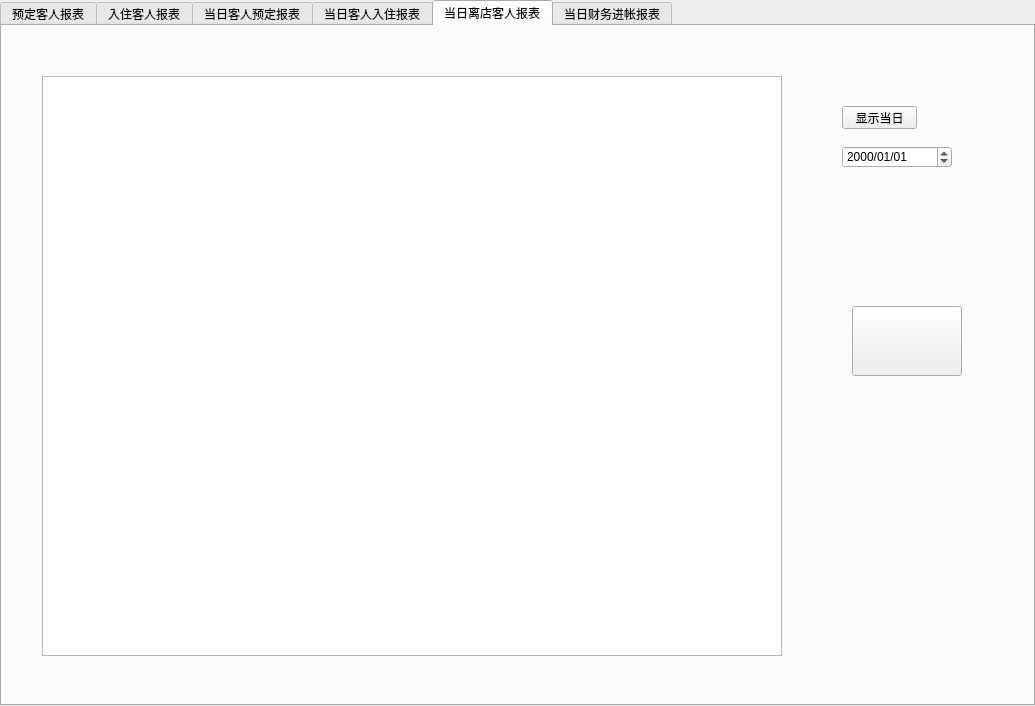
<?xml version="1.0" encoding="UTF-8"?>
<ui version="4.0">
 <class>Report_management</class>
 <widget class="QWidget" name="Report_management">
  <property name="geometry">
   <rect>
    <x>0</x>
    <y>0</y>
    <width>1035</width>
    <height>706</height>
   </rect>
  </property>
  <property name="windowTitle">
   <string>Report_management</string>
  </property>
  <widget class="QTabWidget" name="tabWidget">
   <property name="geometry">
    <rect>
     <x>0</x>
     <y>0</y>
     <width>1035</width>
     <height>706</height>
    </rect>
   </property>
   <property name="tabPosition">
    <enum>QTabWidget::North</enum>
   </property>
   <property name="tabShape">
    <enum>QTabWidget::Rounded</enum>
   </property>
   <property name="currentIndex">
    <number>4</number>
   </property>
   <property name="documentMode">
    <bool>false</bool>
   </property>
   <property name="tabsClosable">
    <bool>false</bool>
   </property>
   <property name="movable">
    <bool>true</bool>
   </property>
   <property name="tabBarAutoHide">
    <bool>false</bool>
   </property>
   <widget class="QWidget" name="tab">
    <attribute name="title">
     <string>预定客人报表</string>
    </attribute>
    <widget class="QTableView" name="tableView_2">
     <property name="geometry">
      <rect>
       <x>40</x>
       <y>50</y>
       <width>740</width>
       <height>580</height>
      </rect>
     </property>
    </widget>
    <widget class="QPushButton" name="pushButton_10">
     <property name="geometry">
      <rect>
       <x>850</x>
       <y>280</y>
       <width>110</width>
       <height>70</height>
      </rect>
     </property>
     <property name="text">
      <string/>
     </property>
    </widget>
   </widget>
   <widget class="QWidget" name="tab_2">
    <attribute name="title">
     <string>入住客人报表</string>
    </attribute>
    <widget class="QTableView" name="tableView_3">
     <property name="geometry">
      <rect>
       <x>40</x>
       <y>50</y>
       <width>740</width>
       <height>580</height>
      </rect>
     </property>
    </widget>
    <widget class="QPushButton" name="pushButton_11">
     <property name="geometry">
      <rect>
       <x>850</x>
       <y>280</y>
       <width>110</width>
       <height>70</height>
      </rect>
     </property>
     <property name="text">
      <string/>
     </property>
    </widget>
   </widget>
   <widget class="QWidget" name="tab_3">
    <attribute name="title">
     <string>当日客人预定报表</string>
    </attribute>
    <widget class="QTableView" name="tableView_4">
     <property name="geometry">
      <rect>
       <x>40</x>
       <y>50</y>
       <width>740</width>
       <height>580</height>
      </rect>
     </property>
    </widget>
    <widget class="QPushButton" name="pushButton_12">
     <property name="geometry">
      <rect>
       <x>850</x>
       <y>280</y>
       <width>110</width>
       <height>70</height>
      </rect>
     </property>
     <property name="text">
      <string/>
     </property>
    </widget>
    <widget class="QDateEdit" name="dateEdit_5">
     <property name="geometry">
      <rect>
       <x>840</x>
       <y>120</y>
       <width>110</width>
       <height>22</height>
      </rect>
     </property>
     <property name="displayFormat">
      <string>yyyy/MM/dd</string>
     </property>
    </widget>
    <widget class="QPushButton" name="pushButton_4">
     <property name="geometry">
      <rect>
       <x>840</x>
       <y>80</y>
       <width>75</width>
       <height>23</height>
      </rect>
     </property>
     <property name="text">
      <string>显示当日</string>
     </property>
    </widget>
   </widget>
   <widget class="QWidget" name="tab_4">
    <attribute name="title">
     <string>当日客人入住报表</string>
    </attribute>
    <widget class="QTableView" name="tableView_5">
     <property name="geometry">
      <rect>
       <x>40</x>
       <y>50</y>
       <width>740</width>
       <height>580</height>
      </rect>
     </property>
    </widget>
    <widget class="QPushButton" name="pushButton_13">
     <property name="geometry">
      <rect>
       <x>850</x>
       <y>280</y>
       <width>110</width>
       <height>70</height>
      </rect>
     </property>
     <property name="text">
      <string/>
     </property>
    </widget>
    <widget class="QPushButton" name="pushButton_2">
     <property name="geometry">
      <rect>
       <x>840</x>
       <y>80</y>
       <width>75</width>
       <height>23</height>
      </rect>
     </property>
     <property name="text">
      <string>显示当日</string>
     </property>
    </widget>
    <widget class="QDateEdit" name="dateEdit_3">
     <property name="geometry">
      <rect>
       <x>840</x>
       <y>120</y>
       <width>110</width>
       <height>22</height>
      </rect>
     </property>
     <property name="displayFormat">
      <string>yyyy/MM/dd</string>
     </property>
    </widget>
   </widget>
   <widget class="QWidget" name="tab_5">
    <attribute name="title">
     <string>当日离店客人报表</string>
    </attribute>
    <widget class="QTableView" name="tableView_6">
     <property name="geometry">
      <rect>
       <x>40</x>
       <y>50</y>
       <width>740</width>
       <height>580</height>
      </rect>
     </property>
    </widget>
    <widget class="QPushButton" name="pushButton_14">
     <property name="geometry">
      <rect>
       <x>850</x>
       <y>280</y>
       <width>110</width>
       <height>70</height>
      </rect>
     </property>
     <property name="text">
      <string/>
     </property>
    </widget>
    <widget class="QDateEdit" name="dateEdit_4">
     <property name="geometry">
      <rect>
       <x>840</x>
       <y>120</y>
       <width>110</width>
       <height>22</height>
      </rect>
     </property>
     <property name="displayFormat">
      <string>yyyy/MM/dd</string>
     </property>
    </widget>
    <widget class="QPushButton" name="pushButton_3">
     <property name="geometry">
      <rect>
       <x>840</x>
       <y>80</y>
       <width>75</width>
       <height>23</height>
      </rect>
     </property>
     <property name="text">
      <string>显示当日</string>
     </property>
    </widget>
   </widget>
   <widget class="QWidget" name="tab_6">
    <attribute name="title">
     <string>当日财务进帐报表</string>
    </attribute>
    <widget class="QPushButton" name="pushButton_15">
     <property name="geometry">
      <rect>
       <x>850</x>
       <y>280</y>
       <width>110</width>
       <height>70</height>
      </rect>
     </property>
     <property name="text">
      <string/>
     </property>
    </widget>
    <widget class="QChartView" name="chartView" native="true">
     <property name="geometry">
      <rect>
       <x>40</x>
       <y>50</y>
       <width>740</width>
       <height>580</height>
      </rect>
     </property>
    </widget>
    <widget class="QDateEdit" name="dateEdit">
     <property name="geometry">
      <rect>
       <x>890</x>
       <y>171</y>
       <width>101</width>
       <height>20</height>
      </rect>
     </property>
     <property name="dateTime">
      <datetime>
       <hour>0</hour>
       <minute>0</minute>
       <second>0</second>
       <year>2021</year>
       <month>1</month>
       <day>18</day>
      </datetime>
     </property>
     <property name="displayFormat">
      <string>yyyy/MM/dd</string>
     </property>
     <property name="date">
      <date>
       <year>2021</year>
       <month>1</month>
       <day>18</day>
      </date>
     </property>
    </widget>
    <widget class="QDateEdit" name="dateEdit_2">
     <property name="geometry">
      <rect>
       <x>890</x>
       <y>128</y>
       <width>101</width>
       <height>20</height>
      </rect>
     </property>
     <property name="dateTime">
      <datetime>
       <hour>0</hour>
       <minute>0</minute>
       <second>0</second>
       <year>2021</year>
       <month>1</month>
       <day>9</day>
      </datetime>
     </property>
     <property name="time">
      <time>
       <hour>0</hour>
       <minute>0</minute>
       <second>0</second>
      </time>
     </property>
     <property name="displayFormat">
      <string>yyyy/MM/dd</string>
     </property>
     <property name="date">
      <date>
       <year>2021</year>
       <month>1</month>
       <day>9</day>
      </date>
     </property>
    </widget>
    <widget class="QLabel" name="label">
     <property name="geometry">
      <rect>
       <x>829</x>
       <y>128</y>
       <width>48</width>
       <height>16</height>
      </rect>
     </property>
     <property name="text">
      <string>开始日期</string>
     </property>
    </widget>
    <widget class="QLabel" name="label_2">
     <property name="geometry">
      <rect>
       <x>829</x>
       <y>171</y>
       <width>48</width>
       <height>16</height>
      </rect>
     </property>
     <property name="text">
      <string>结束日期</string>
     </property>
    </widget>
    <widget class="QPushButton" name="pushButton">
     <property name="geometry">
      <rect>
       <x>820</x>
       <y>80</y>
       <width>75</width>
       <height>23</height>
      </rect>
     </property>
     <property name="text">
      <string>刷新</string>
     </property>
    </widget>
   </widget>
  </widget>
 </widget>
 <customwidgets>
  <customwidget>
   <class>QChartView</class>
   <extends>QWidget</extends>
   <header location="global">qchartview.h</header>
   <container>1</container>
  </customwidget>
 </customwidgets>
 <resources/>
 <connections/>
</ui>
